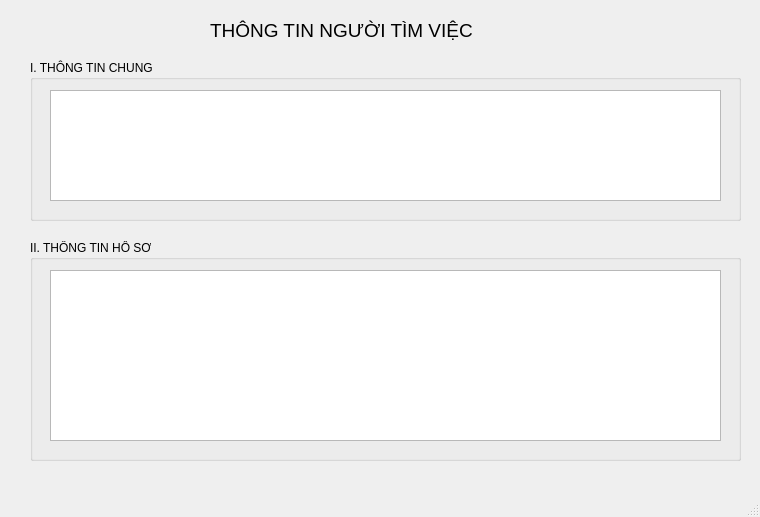
<?xml version="1.0" encoding="UTF-8"?>
<ui version="4.0">
 <class>MainWindow</class>
 <widget class="QMainWindow" name="MainWindow">
  <property name="geometry">
   <rect>
    <x>0</x>
    <y>0</y>
    <width>760</width>
    <height>517</height>
   </rect>
  </property>
  <property name="windowTitle">
   <string>MainWindow</string>
  </property>
  <widget class="QWidget" name="centralwidget">
   <widget class="QLabel" name="label">
    <property name="geometry">
     <rect>
      <x>210</x>
      <y>10</y>
      <width>321</width>
      <height>41</height>
     </rect>
    </property>
    <property name="font">
     <font>
      <pointsize>14</pointsize>
     </font>
    </property>
    <property name="text">
     <string>THÔNG TIN NGƯỜI TÌM VIỆC</string>
    </property>
   </widget>
   <widget class="QGroupBox" name="groupBox">
    <property name="geometry">
     <rect>
      <x>30</x>
      <y>60</y>
      <width>711</width>
      <height>161</height>
     </rect>
    </property>
    <property name="font">
     <font>
      <pointsize>9</pointsize>
     </font>
    </property>
    <property name="title">
     <string>I. THÔNG TIN CHUNG</string>
    </property>
    <widget class="QListView" name="li_TTNguoiTimViec_TuyenDung">
     <property name="geometry">
      <rect>
       <x>20</x>
       <y>30</y>
       <width>671</width>
       <height>111</height>
      </rect>
     </property>
    </widget>
   </widget>
   <widget class="QGroupBox" name="groupBox_2">
    <property name="geometry">
     <rect>
      <x>30</x>
      <y>240</y>
      <width>711</width>
      <height>221</height>
     </rect>
    </property>
    <property name="font">
     <font>
      <pointsize>9</pointsize>
     </font>
    </property>
    <property name="title">
     <string>II. THÔNG TIN HỒ SƠ</string>
    </property>
    <widget class="QListView" name="li_HSNguoiTimViec_TuyenDung">
     <property name="geometry">
      <rect>
       <x>20</x>
       <y>30</y>
       <width>671</width>
       <height>171</height>
      </rect>
     </property>
    </widget>
   </widget>
  </widget>
  <widget class="QMenuBar" name="menubar">
   <property name="geometry">
    <rect>
     <x>0</x>
     <y>0</y>
     <width>760</width>
     <height>26</height>
    </rect>
   </property>
  </widget>
  <widget class="QStatusBar" name="statusbar"/>
 </widget>
 <resources/>
 <connections/>
</ui>
